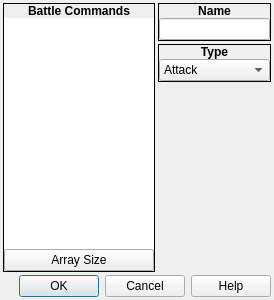
<?xml version="1.0" encoding="UTF-8"?>
<ui version="4.0">
 <class>ConfigureBattleCommands</class>
 <widget class="QDialog" name="ConfigureBattleCommands">
  <property name="geometry">
   <rect>
    <x>0</x>
    <y>0</y>
    <width>274</width>
    <height>300</height>
   </rect>
  </property>
  <property name="windowTitle">
   <string>Configure Battle Commands</string>
  </property>
  <property name="windowIcon">
   <iconset resource="gui_icons.qrc">
    <normaloff>:/icons/openrpgmaker.png</normaloff>:/icons/openrpgmaker.png</iconset>
  </property>
  <property name="styleSheet">
   <string notr="true">.QFrame
{
	border-width: 1px;
	border-style: solid;
	border-color: palette(window-text);
}

.QFrame&gt;QLabel
{
	border-width: 0px;
	background-color: palette(window-text);
	color: palette(window);
	font-weight: bold;
}

.QFrame&gt;QCheckBox
{
	background-color: palette(window-text);
	border-width: 0px;
	border-style: none;
	color: palette(window);
	spacing: 3px;
	font-weight: bold;
	padding: 0px 0px 0px 3px;
}

.QFrame&gt;QCheckBox::indicator
{
	min-width: 8px;
	max-width: 8px;
	min-height: 8px;
	max-height: 8px;
	width: 8px;
	height: 8px;
	border-width: 2px;
	border-radius: 0px;
	border-style: ridge;
	border-color: palette(mid);
}

.QFrame&gt;QCheckBox::indicator:unchecked
{
	background-color: palette(base);
}

.QFrame&gt;QCheckBox::indicator:checked
{
	background-color: palette(window-text);
}

.QFrame&gt;QCheckBox::indicator:hover
{
	border-color: palette(highlight);
}</string>
  </property>
  <layout class="QVBoxLayout" name="verticalLayout_4">
   <property name="spacing">
    <number>3</number>
   </property>
   <property name="margin">
    <number>3</number>
   </property>
   <item>
    <layout class="QHBoxLayout" name="horizontalLayout_3">
     <property name="spacing">
      <number>3</number>
     </property>
     <item>
      <widget class="QFrame" name="frame_29">
       <property name="frameShape">
        <enum>QFrame::Box</enum>
       </property>
       <property name="frameShadow">
        <enum>QFrame::Plain</enum>
       </property>
       <layout class="QVBoxLayout" name="verticalLayout_105">
        <property name="spacing">
         <number>0</number>
        </property>
        <property name="margin">
         <number>0</number>
        </property>
        <item>
         <widget class="QLabel" name="label_99">
          <property name="sizePolicy">
           <sizepolicy hsizetype="Preferred" vsizetype="Fixed">
            <horstretch>0</horstretch>
            <verstretch>0</verstretch>
           </sizepolicy>
          </property>
          <property name="font">
           <font>
            <weight>75</weight>
            <bold>true</bold>
           </font>
          </property>
          <property name="text">
           <string>Battle Commands</string>
          </property>
          <property name="alignment">
           <set>Qt::AlignCenter</set>
          </property>
         </widget>
        </item>
        <item>
         <widget class="QWidget" name="widget_51" native="true">
          <layout class="QVBoxLayout" name="verticalLayout_106">
           <property name="spacing">
            <number>0</number>
           </property>
           <property name="margin">
            <number>0</number>
           </property>
           <item>
            <widget class="QListWidget" name="lwCommandList">
             <property name="sizePolicy">
              <sizepolicy hsizetype="Fixed" vsizetype="Preferred">
               <horstretch>0</horstretch>
               <verstretch>0</verstretch>
              </sizepolicy>
             </property>
             <property name="minimumSize">
              <size>
               <width>150</width>
               <height>0</height>
              </size>
             </property>
             <property name="maximumSize">
              <size>
               <width>150</width>
               <height>16777215</height>
              </size>
             </property>
             <property name="frameShape">
              <enum>QFrame::NoFrame</enum>
             </property>
             <property name="editTriggers">
              <set>QAbstractItemView::NoEditTriggers</set>
             </property>
             <property name="verticalScrollMode">
              <enum>QAbstractItemView::ScrollPerPixel</enum>
             </property>
            </widget>
           </item>
           <item>
            <widget class="QPushButton" name="bArraySize">
             <property name="text">
              <string>Array Size</string>
             </property>
            </widget>
           </item>
          </layout>
         </widget>
        </item>
       </layout>
      </widget>
     </item>
     <item>
      <layout class="QVBoxLayout" name="verticalLayout_3">
       <property name="spacing">
        <number>3</number>
       </property>
       <item>
        <widget class="QFrame" name="frame">
         <property name="frameShape">
          <enum>QFrame::Box</enum>
         </property>
         <property name="frameShadow">
          <enum>QFrame::Plain</enum>
         </property>
         <layout class="QVBoxLayout" name="verticalLayout">
          <property name="spacing">
           <number>0</number>
          </property>
          <property name="margin">
           <number>0</number>
          </property>
          <item>
           <widget class="QLabel" name="label">
            <property name="sizePolicy">
             <sizepolicy hsizetype="Preferred" vsizetype="Fixed">
              <horstretch>0</horstretch>
              <verstretch>0</verstretch>
             </sizepolicy>
            </property>
            <property name="font">
             <font>
              <weight>75</weight>
              <bold>true</bold>
             </font>
            </property>
            <property name="text">
             <string>Name</string>
            </property>
            <property name="alignment">
             <set>Qt::AlignCenter</set>
            </property>
           </widget>
          </item>
          <item>
           <widget class="QWidget" name="widget" native="true">
            <layout class="QHBoxLayout" name="horizontalLayout">
             <property name="spacing">
              <number>0</number>
             </property>
             <property name="margin">
              <number>0</number>
             </property>
             <item>
              <widget class="QLineEdit" name="leName">
               <property name="maxLength">
                <number>10</number>
               </property>
              </widget>
             </item>
            </layout>
           </widget>
          </item>
         </layout>
        </widget>
       </item>
       <item>
        <widget class="QFrame" name="frame_2">
         <property name="frameShape">
          <enum>QFrame::Box</enum>
         </property>
         <property name="frameShadow">
          <enum>QFrame::Plain</enum>
         </property>
         <layout class="QVBoxLayout" name="verticalLayout_2">
          <property name="spacing">
           <number>0</number>
          </property>
          <property name="margin">
           <number>0</number>
          </property>
          <item>
           <widget class="QLabel" name="label_2">
            <property name="sizePolicy">
             <sizepolicy hsizetype="Preferred" vsizetype="Fixed">
              <horstretch>0</horstretch>
              <verstretch>0</verstretch>
             </sizepolicy>
            </property>
            <property name="font">
             <font>
              <weight>75</weight>
              <bold>true</bold>
             </font>
            </property>
            <property name="text">
             <string>Type</string>
            </property>
            <property name="alignment">
             <set>Qt::AlignCenter</set>
            </property>
           </widget>
          </item>
          <item>
           <widget class="QWidget" name="widget_2" native="true">
            <layout class="QHBoxLayout" name="horizontalLayout_2">
             <property name="spacing">
              <number>0</number>
             </property>
             <property name="margin">
              <number>0</number>
             </property>
             <item>
              <widget class="QComboBox" name="cboxType">
               <item>
                <property name="text">
                 <string>Attack</string>
                </property>
               </item>
               <item>
                <property name="text">
                 <string>Skill</string>
                </property>
               </item>
               <item>
                <property name="text">
                 <string>Skill Subset</string>
                </property>
               </item>
               <item>
                <property name="text">
                 <string>Defend</string>
                </property>
               </item>
               <item>
                <property name="text">
                 <string>Item</string>
                </property>
               </item>
               <item>
                <property name="text">
                 <string>Escape</string>
                </property>
               </item>
               <item>
                <property name="text">
                 <string>Link to Event</string>
                </property>
               </item>
              </widget>
             </item>
            </layout>
           </widget>
          </item>
         </layout>
        </widget>
       </item>
       <item>
        <spacer name="verticalSpacer">
         <property name="orientation">
          <enum>Qt::Vertical</enum>
         </property>
         <property name="sizeHint" stdset="0">
          <size>
           <width>20</width>
           <height>40</height>
          </size>
         </property>
        </spacer>
       </item>
      </layout>
     </item>
    </layout>
   </item>
   <item>
    <widget class="QDialogButtonBox" name="buttonBox">
     <property name="orientation">
      <enum>Qt::Horizontal</enum>
     </property>
     <property name="standardButtons">
      <set>QDialogButtonBox::Cancel|QDialogButtonBox::Help|QDialogButtonBox::Ok</set>
     </property>
    </widget>
   </item>
  </layout>
 </widget>
 <resources>
  <include location="gui_icons.qrc"/>
 </resources>
 <connections>
  <connection>
   <sender>buttonBox</sender>
   <signal>accepted()</signal>
   <receiver>ConfigureBattleCommands</receiver>
   <slot>accept()</slot>
   <hints>
    <hint type="sourcelabel">
     <x>248</x>
     <y>254</y>
    </hint>
    <hint type="destinationlabel">
     <x>157</x>
     <y>274</y>
    </hint>
   </hints>
  </connection>
  <connection>
   <sender>buttonBox</sender>
   <signal>rejected()</signal>
   <receiver>ConfigureBattleCommands</receiver>
   <slot>reject()</slot>
   <hints>
    <hint type="sourcelabel">
     <x>316</x>
     <y>260</y>
    </hint>
    <hint type="destinationlabel">
     <x>286</x>
     <y>274</y>
    </hint>
   </hints>
  </connection>
 </connections>
</ui>
